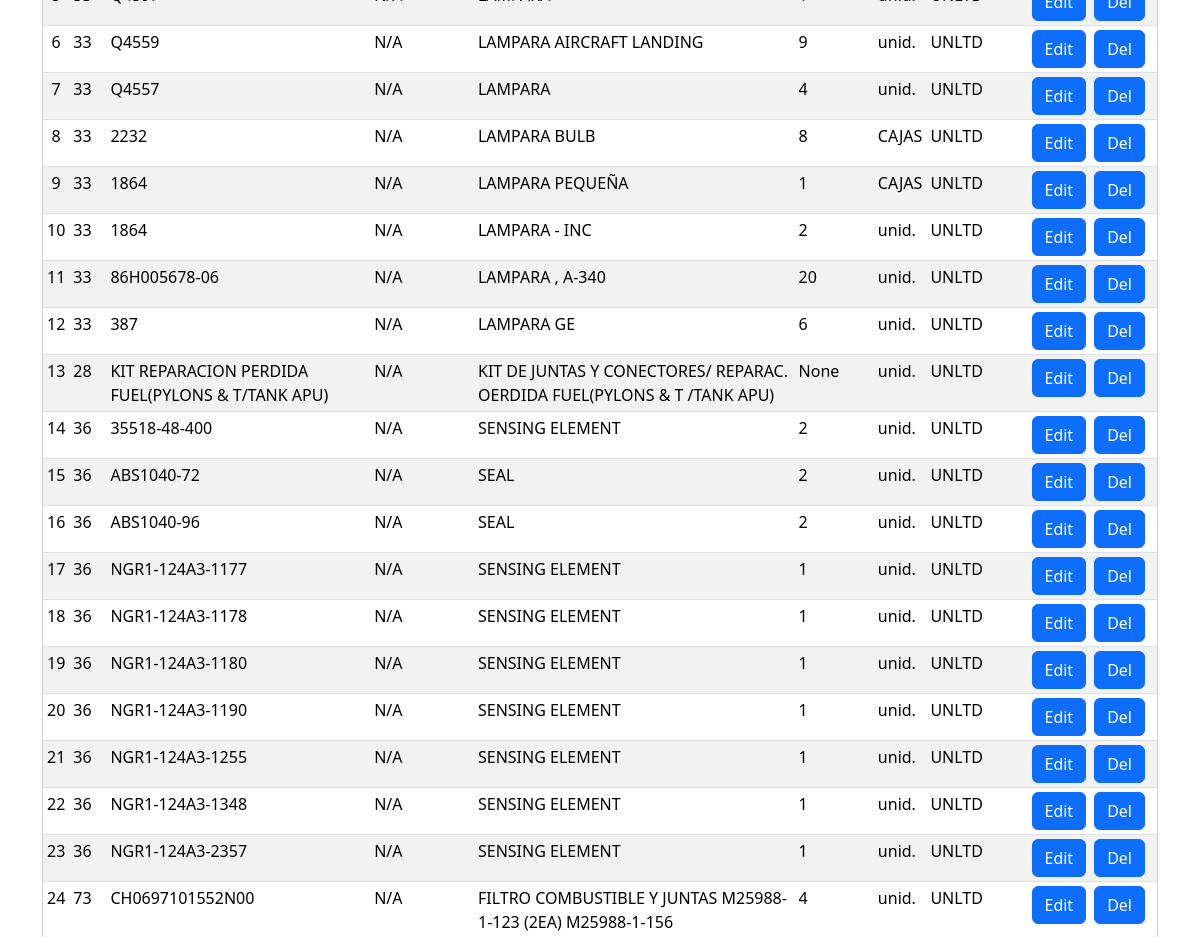
/consumibles/consumibles_list (middle part), run on an earlier commit of the app's database.
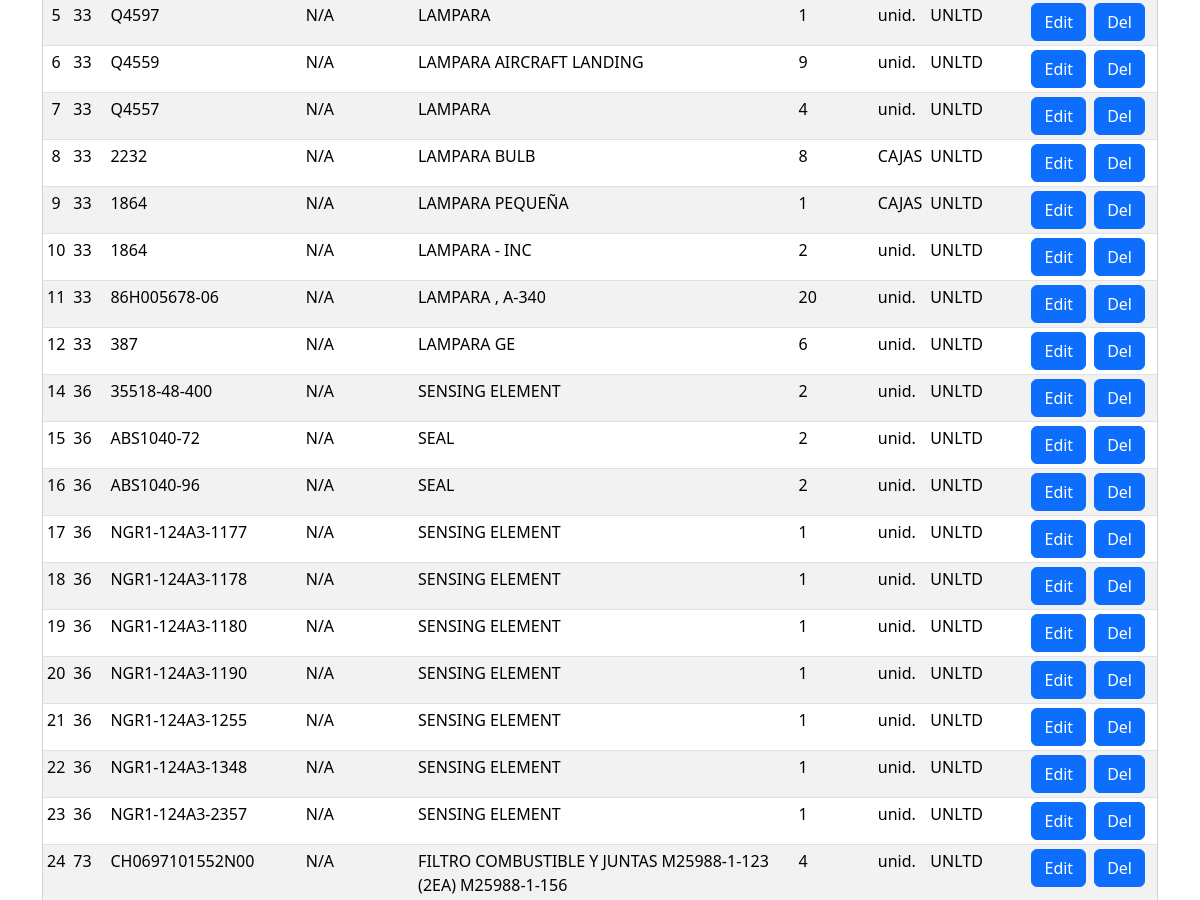
And on a later commit of the database.
### app/backend/models/consumibles.py (models this page shows, shortened)
class Consumible(db.Model):
    __tablename__ = 'consumible'
    id = db.Column(db.Integer, primary_key=True)
    ata = db.Column(db.Integer, nullable=False)
    part_num = db.Column(db.String(128), nullable=False)
    serial_num = db.Column(db.String(32), nullable=False)
    description = db.Column(db.String(1024), nullable=True)
    quantity = db.Column(db.Integer, nullable=True)
    type_quantity = db.Column(db.String(16), nullable=True)
    expiration = db.Column(db.String(8), nullable=False)
    def to_dict(self):
        return {
            'id': self.id,
            'ata': self.ata,
            'part_num': self.part_num,
            'serial_num': self.serial_num,
            'description': self.description,
            'quantity': self.quantity,
            'type_quantity': self.type_quantity,
            'expiration': self.expiration
        }

### app/backend/web_endpoints/consumibles/routes_consumibles.py (the view)
@bp.route('/consumibles_list', methods=['GET'])
def consumibles_list():
    mgr = MgrdbConsumibles()
    all_list = mgr.get_all()
    consumibles_dict = [consumible.to_dict() for consumible in all_list]
    datadict = consumibles_dict
    vargs = ConsumibleVARGS()
    vargs.table_name = "Lista de Consumibles"
    vargs.table_id = "table_consumibles"
    vargs.search_box = "table_search"
    return render_template('wp_consumibles_list.html',
                           datadict=datadict,
                           vargs=vargs,
                           form_url="consumibles.consumible_form",
                           del_url="consumibles.consumibles_delete")

### app/backend/managers/MgrdbBase.py (called while the page is built)
    def get_all(self):
        return self.model.query.all()

### app/frontend/templates/wp_consumibles_list.html (shortened to what this page needs)
{% extends 'base.html' %}
{% from 'macro_consumibles.jinja2' import macro_list_consumibles_model %}
{% from 'macro_buttons.jinja2' import button_create_entity %}
{% set table_id = vargs.table_id %}
{% set search_box = vargs.search_box %}
{% block content %}
{{macro_list_consumibles_model(datadict, vargs, form_url, del_url)}}
{% endblock %}

### app/frontend/templates/base.html (shortened to what this page needs)
<!doctype html>
<html lang="en">
  <head>
    <link href="https://cdn.jsdelivr.net/npm/bootstrap@5.3.3/dist/css/bootstrap.min.css" rel="stylesheet">
  </head>
  <body>
    {% block content %}
    {% endblock %}
  </body>
</html>

### app/frontend/macros/macro_consumibles.jinja2 (shortened to what this page needs)
{% from 'macro_buttons.jinja2' import button_edit_entity %}
{% from 'macro_buttons.jinja2' import button_delete_entity %}
{% macro macro_list_consumibles_model(datadict, vargs, form_url=none, delete_url=none) %}
<div class="container">
    <div class="card">
      <div class="table-responsive">
          <table class="table table-striped table-sm" id="{{vargs.table_id}}">
              <tbody>
                  {% for data in datadict %}
                  {% set id_edit_button = "edit_consumible_" + data.id|string %}
                  {% set id_del_button = "del_consumible_" + data.id|string %}
                  <tr>
                    <td class="text-center">{{ data.id }}</td>
                    <td>{{ data.ata }}</td>
                    <td>{{ data.part_num }}</td>
                    <td>{{ data.serial_num }}</td>
                    <td>{{ data.description }}</td>
                    <td>{{ data.quantity }}</td>
                    <td>{{ data.type_quantity }}</td>
                    <td>{{ data.expiration }}</td>
                    <td>
                        <div class="d-flex mx-1">
                            <div class="mx-1">
                                {{ button_edit_entity(form_url, data.id, id_edit_button) }}
                            </div>
                            <div class="mx-1">
                                {{ button_delete_entity(delete_url, data.id, id_del_button) }}
                            </div>
                        </div>
                    </td>
                  </tr>
                  {% endfor %}
              </tbody>
          </table>
      </div>
    </div>
  </div>
{% endmacro %}

### app/frontend/macros/macro_buttons.jinja2 (shortened to what this page needs)
{% macro button_edit_entity(url, id_entity, id_botton) %}
<a id="boton{{ id_botton }}" class="btn btn-primary" role="button"
    title="edit"
    alt="edit"
    href="{{ url_for(url, id=id_entity) }}"
    data-href="{{ url }}"
    data-disable-loading="true">
     Edit
</a>
{% endmacro %}
{% macro button_delete_entity(url, id_entity, id_botton) %}
<a id="boton{{ id_botton }}" class="btn btn-primary" role="button"
    title="edit"
    alt="edit"
    href="{{ url_for(url, id=id_entity) }}"
    data-href="{{ url }}"
    data-disable-loading="true">
     Del
</a>
{% endmacro %}

What changed in the data, as far as the page shows it:
removed Consumible: id "13", ata "28", part_num "KIT REPARACION PERDIDA FUEL(PYLONS & T/TANK APU)", serial_num "N/A", description "KIT DE JUNTAS Y CONECTORES/ REPARAC. OERDIDA FUEL(PYLONS & T /TANK APU)", quantity "None", type_quantity "unid.", expiration "UNLTD"
now on this page (row unchanged): Consumible: id "5", ata "33", part_num "Q4597", serial_num "N/A", description "LAMPARA", quantity "1", type_quantity "unid.", expiration "UNLTD"
